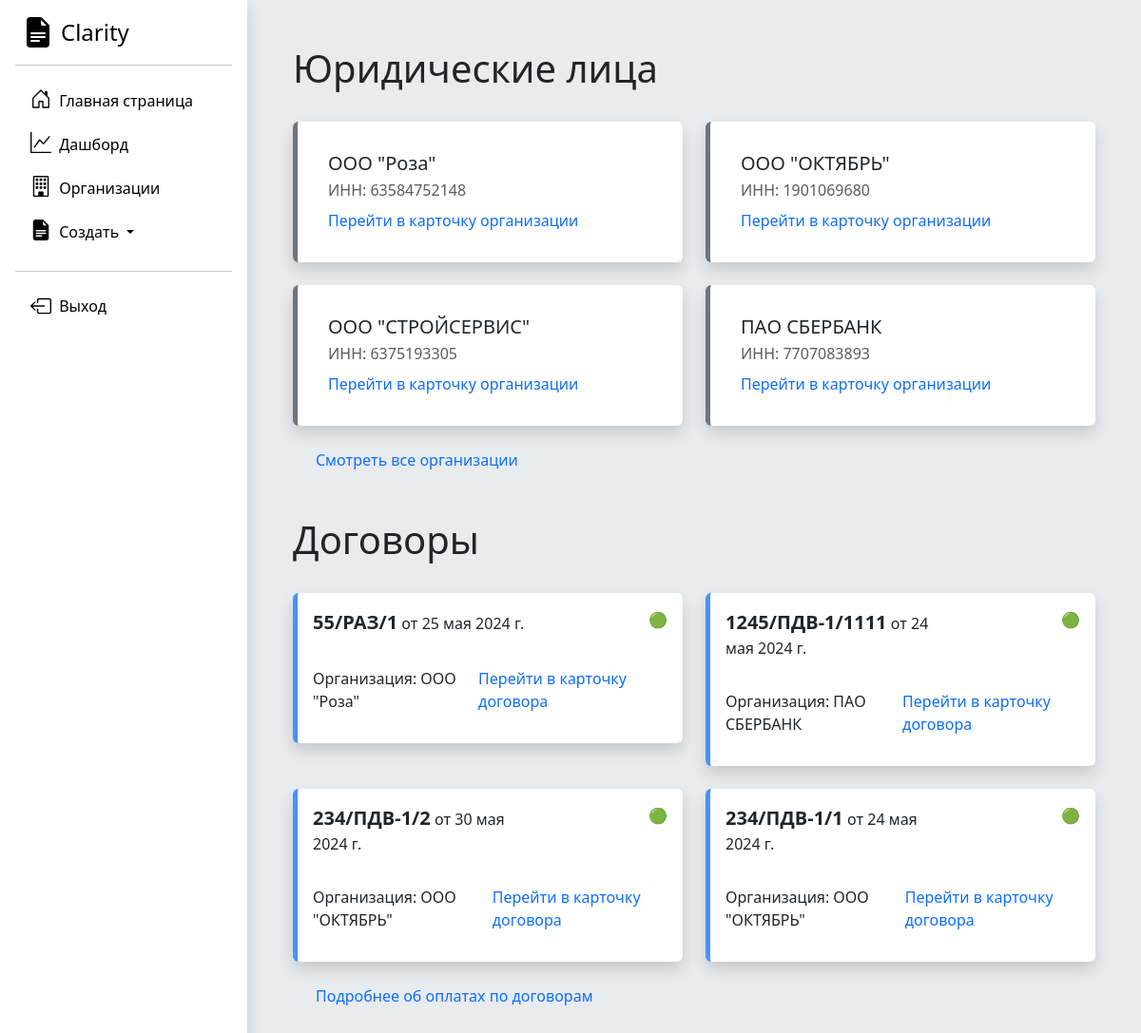
The app's page / (signed in), older data.
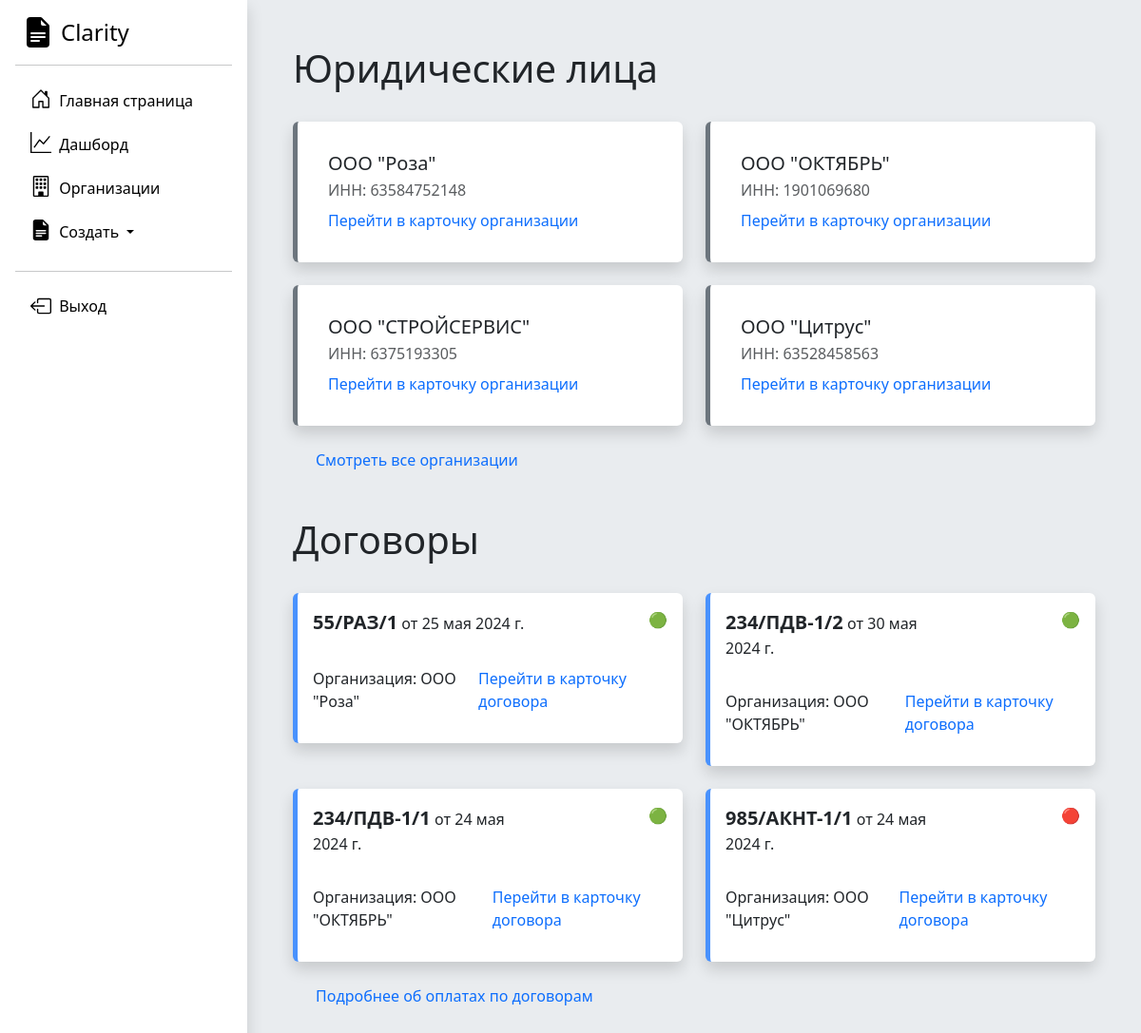
The same page, newer data.
### Accounting/models.py (models this page shows, shortened)
class Organization(models.Model):
    full_name = models.CharField('Полное наименование', max_length=250)
    short_name = models.CharField('Краткое наименование', max_length=250)
    inn = models.IntegerField('ИНН')
    kpp = models.IntegerField('КПП')
    ur_adres = models.TextField('Юридический адрес')
    management_full_name = models.CharField('Управляющее лицо', max_length=250)
    management_post = models.CharField('Должность управляющего лица', max_length=250)
    def __str__(self):
        return self.short_name
    class Meta:
        verbose_name = "Юридическое лицо"
        verbose_name_plural = "Юридические лица"

class Dogovor(models.Model):
    nomer_dogovora = models.CharField('Номер договора', max_length=250)
    date_of_signing = models.DateField('Дата начала действия договора')
    web_site = models.CharField('Веб сайт', max_length=250)
    contract_completed = models.BooleanField('Активный договор')
    basic_price = models.IntegerField('Цена догвора')
    service_type = models.ForeignKey(Service_type, on_delete=models.DO_NOTHING)
    organization = models.ForeignKey(Organization, on_delete=models.CASCADE)
    class Meta:
        verbose_name = "Договор"
        verbose_name_plural = "Договоры"

### Accounting/views.py (the view)
# urls.py: path('', views.index, name='home'),
@login_required
def index(request):
    organization_list = Organization.objects.all().order_by('-id')[:4]
    dogovor_list = Dogovor.objects.all().order_by('-id')[:4]
    service_list = Service.objects.all()
    content = {
        'title': 'Главная страница сайта',
        'organization_list': organization_list,
        'dogovor_list': dogovor_list,
        'service_list': service_list
    }
    return render(request, 'Accounting/index.html', content)

### DAM/templates/Accounting/index.html (shortened to what this page needs)
{% extends 'Accounting/base.html' %}
{% block content %}
<h1>Юридические лица</h1>
<div class="row row-cols-1 row-cols-md-2 g-4">
{% for el in organization_list %}
      <div class="col">
 <div class="card shadow p-3 rounded border-top-0 border-end-0 border-bottom-0 border-5 border-secondary">
<div class="card-body">
    <h5 class="card-title">{{ el.short_name }}</h5>
    <p class="card-subtitle mb-2 text-body-secondary">ИНН: {{ el.inn }}</p>
    <a class="link-offset-2 link-offset-3-hover link-underline link-underline-opacity-0 link-underline-opacity-75-hover" href="/organization/{{ el.id }}"> Перейти в карточку организации </a>
</div>
     </div>
          </div>
{% endfor %}
    <a class="ms-4 link-offset-2 link-offset-3-hover link-underline link-underline-opacity-0 link-underline-opacity-75-hover" href="/organizations/">Смотреть все организации</a>
     </div>
<h1>Договоры</h1>
<div class="row row-cols-1 row-cols-md-2 g-4">
{% for el in dogovor_list %}
<div class="col">
                <div class="card shadow rounded border-top-0 border-end-0 border-bottom-0 border-5 border-primary border-opacity-75">
                    <div class="pt-3 ps-3 pe-3 row">
                        <p class="col-8"><span class="fs-5 fw-semibold">{{ el.nomer_dogovora }}</span> от {{ el.date_of_signing }}</p>
                        <p class="col-4 text-end">
                            {% if el.contract_completed is True %}
                            🟢
                            {% else %}
                            🔴
                            {% endif %}
                        </p>
                    </div>
                    <div class="card-body" style="display: flex; justify-content: space-between;">
                        <p>Организация: {{ el.organization }}</p>
                        <a class="link-offset-2 link-offset-3-hover link-underline link-underline-opacity-0 link-underline-opacity-75-hover" href="/dogovor/{{ el.id }}"> Перейти в карточку договора </a>
                    </div>
                </div>
            </div>
{% endfor %}
     <a class="ms-4 link-offset-2 link-offset-3-hover link-underline link-underline-opacity-0 link-underline-opacity-75-hover" href="/dashboard/">Подробнее об оплатах по договорам</a>
</div>
{% endblock %}

Row changes from the older to the newer data that the page shows:
removed Organization: short_name "ПАО СБЕРБАНК", inn "7707083893"
removed Dogovor: nomer_dogovora "1245/ПДВ-1/1111", date_of_signing "24 мая 2024 г.", organization "ПАО СБЕРБАНК"
now on this page (row unchanged): Organization: short_name "ООО \"Цитрус\"", inn "63528458563"
now on this page (row edited): Dogovor: nomer_dogovora "985/АКНТ-1/1", date_of_signing "24 мая 2024 г.", organization "ООО \"Цитрус\""
